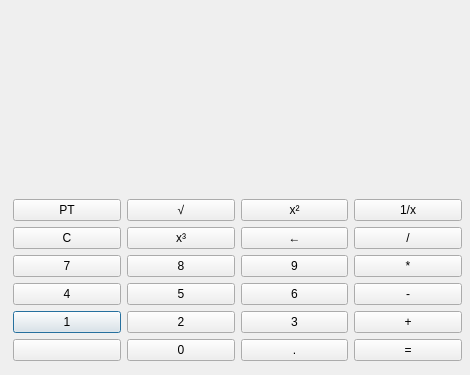
<?xml version="1.0" encoding="UTF-8"?>
<ui version="4.0">
 <class>Dialog</class>
 <widget class="QDialog" name="Dialog">
  <property name="geometry">
   <rect>
    <x>0</x>
    <y>0</y>
    <width>470</width>
    <height>375</height>
   </rect>
  </property>
  <property name="windowTitle">
   <string>Dialog</string>
  </property>
  <widget class="QWidget" name="">
   <property name="geometry">
    <rect>
     <x>2</x>
     <y>1</y>
     <width>471</width>
     <height>371</height>
    </rect>
   </property>
   <layout class="QGridLayout" name="gridLayout_2">
    <item row="0" column="0">
     <widget class="QLabel" name="label_2">
      <property name="text">
       <string/>
      </property>
     </widget>
    </item>
    <item row="1" column="0">
     <spacer name="verticalSpacer">
      <property name="orientation">
       <enum>Qt::Vertical</enum>
      </property>
      <property name="sizeHint" stdset="0">
       <size>
        <width>20</width>
        <height>40</height>
       </size>
      </property>
     </spacer>
    </item>
    <item row="2" column="0">
     <widget class="QLabel" name="label">
      <property name="text">
       <string/>
      </property>
      <property name="alignment">
       <set>Qt::AlignLeading|Qt::AlignLeft|Qt::AlignVCenter</set>
      </property>
      <property name="textInteractionFlags">
       <set>Qt::LinksAccessibleByMouse</set>
      </property>
     </widget>
    </item>
    <item row="3" column="0">
     <layout class="QGridLayout" name="gridLayout">
      <item row="4" column="0">
       <widget class="QPushButton" name="pushButton">
        <property name="text">
         <string>1</string>
        </property>
        <attribute name="buttonGroup">
         <string notr="true">buttonGroup</string>
        </attribute>
       </widget>
      </item>
      <item row="0" column="1">
       <widget class="QPushButton" name="pushButton_2">
        <property name="text">
         <string>√</string>
        </property>
        <attribute name="buttonGroup">
         <string notr="true">buttonGroup</string>
        </attribute>
       </widget>
      </item>
      <item row="2" column="1">
       <widget class="QPushButton" name="pushButton_24">
        <property name="text">
         <string>8</string>
        </property>
        <attribute name="buttonGroup">
         <string notr="true">buttonGroup</string>
        </attribute>
       </widget>
      </item>
      <item row="4" column="2">
       <widget class="QPushButton" name="pushButton_19">
        <property name="text">
         <string>3</string>
        </property>
        <attribute name="buttonGroup">
         <string notr="true">buttonGroup</string>
        </attribute>
       </widget>
      </item>
      <item row="4" column="1">
       <widget class="QPushButton" name="pushButton_18">
        <property name="text">
         <string>2</string>
        </property>
        <attribute name="buttonGroup">
         <string notr="true">buttonGroup</string>
        </attribute>
       </widget>
      </item>
      <item row="4" column="3">
       <widget class="QPushButton" name="pushButton_20">
        <property name="text">
         <string>+</string>
        </property>
        <attribute name="buttonGroup">
         <string notr="true">buttonGroup</string>
        </attribute>
       </widget>
      </item>
      <item row="0" column="2">
       <widget class="QPushButton" name="pushButton_3">
        <property name="text">
         <string>x²</string>
        </property>
        <attribute name="buttonGroup">
         <string notr="true">buttonGroup</string>
        </attribute>
       </widget>
      </item>
      <item row="0" column="3">
       <widget class="QPushButton" name="pushButton_4">
        <property name="text">
         <string>1/x</string>
        </property>
        <attribute name="buttonGroup">
         <string notr="true">buttonGroup</string>
        </attribute>
       </widget>
      </item>
      <item row="5" column="0">
       <widget class="QPushButton" name="pushButton_23">
        <property name="text">
         <string/>
        </property>
        <attribute name="buttonGroup">
         <string notr="true">buttonGroup</string>
        </attribute>
       </widget>
      </item>
      <item row="3" column="0">
       <widget class="QPushButton" name="pushButton_17">
        <property name="text">
         <string>4</string>
        </property>
        <attribute name="buttonGroup">
         <string notr="true">buttonGroup</string>
        </attribute>
       </widget>
      </item>
      <item row="5" column="1">
       <widget class="QPushButton" name="pushButton_13">
        <property name="text">
         <string>0</string>
        </property>
        <attribute name="buttonGroup">
         <string notr="true">buttonGroup</string>
        </attribute>
       </widget>
      </item>
      <item row="5" column="2">
       <widget class="QPushButton" name="pushButton_26">
        <property name="text">
         <string>.</string>
        </property>
        <attribute name="buttonGroup">
         <string notr="true">buttonGroup</string>
        </attribute>
       </widget>
      </item>
      <item row="5" column="3">
       <widget class="QPushButton" name="pushButton_27">
        <property name="text">
         <string>=</string>
        </property>
        <attribute name="buttonGroup">
         <string notr="true">buttonGroup</string>
        </attribute>
       </widget>
      </item>
      <item row="3" column="2">
       <widget class="QPushButton" name="pushButton_14">
        <property name="text">
         <string>6</string>
        </property>
        <attribute name="buttonGroup">
         <string notr="true">buttonGroup</string>
        </attribute>
       </widget>
      </item>
      <item row="1" column="3">
       <widget class="QPushButton" name="pushButton_12">
        <property name="text">
         <string>/</string>
        </property>
       </widget>
      </item>
      <item row="2" column="0">
       <widget class="QPushButton" name="pushButton_22">
        <property name="text">
         <string>7</string>
        </property>
       </widget>
      </item>
      <item row="1" column="0">
       <widget class="QPushButton" name="pushButton_10">
        <property name="text">
         <string>C</string>
        </property>
        <attribute name="buttonGroup">
         <string notr="true">buttonGroup</string>
        </attribute>
       </widget>
      </item>
      <item row="1" column="1">
       <widget class="QPushButton" name="pushButton_6">
        <property name="text">
         <string>x³</string>
        </property>
       </widget>
      </item>
      <item row="2" column="2">
       <widget class="QPushButton" name="pushButton_9">
        <property name="text">
         <string>9</string>
        </property>
        <attribute name="buttonGroup">
         <string notr="true">buttonGroup</string>
        </attribute>
       </widget>
      </item>
      <item row="2" column="3">
       <widget class="QPushButton" name="pushButton_8">
        <property name="text">
         <string>*</string>
        </property>
        <attribute name="buttonGroup">
         <string notr="true">buttonGroup</string>
        </attribute>
       </widget>
      </item>
      <item row="1" column="2">
       <widget class="QPushButton" name="pushButton_11">
        <property name="text">
         <string>←</string>
        </property>
       </widget>
      </item>
      <item row="3" column="1">
       <widget class="QPushButton" name="pushButton_16">
        <property name="text">
         <string>5</string>
        </property>
        <attribute name="buttonGroup">
         <string notr="true">buttonGroup</string>
        </attribute>
       </widget>
      </item>
      <item row="3" column="3">
       <widget class="QPushButton" name="pushButton_15">
        <property name="text">
         <string>-</string>
        </property>
        <attribute name="buttonGroup">
         <string notr="true">buttonGroup</string>
        </attribute>
       </widget>
      </item>
      <item row="0" column="0">
       <widget class="QPushButton" name="pushButton_21">
        <property name="text">
         <string>PT</string>
        </property>
        <attribute name="buttonGroup">
         <string notr="true">buttonGroup</string>
        </attribute>
       </widget>
      </item>
     </layout>
    </item>
   </layout>
  </widget>
 </widget>
 <layoutdefault spacing="6" margin="11"/>
 <resources/>
 <connections/>
 <buttongroups>
  <buttongroup name="buttonGroup"/>
 </buttongroups>
</ui>
